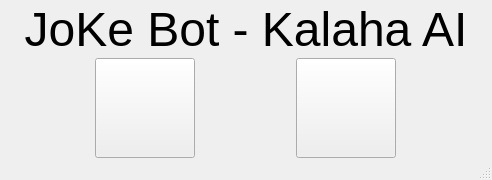
<?xml version="1.0" encoding="UTF-8"?>
<ui version="4.0">
 <class>KalahaQtClass</class>
 <widget class="QMainWindow" name="KalahaQtClass">
  <property name="geometry">
   <rect>
    <x>0</x>
    <y>0</y>
    <width>492</width>
    <height>180</height>
   </rect>
  </property>
  <property name="windowTitle">
   <string>KalahaQt</string>
  </property>
  <widget class="QWidget" name="centralWidget">
   <layout class="QGridLayout" name="gridLayout">
    <property name="leftMargin">
     <number>0</number>
    </property>
    <property name="topMargin">
     <number>0</number>
    </property>
    <property name="rightMargin">
     <number>0</number>
    </property>
    <property name="bottomMargin">
     <number>0</number>
    </property>
    <property name="spacing">
     <number>0</number>
    </property>
    <item row="0" column="0" colspan="2">
     <widget class="QLabel" name="label">
      <property name="maximumSize">
       <size>
        <width>16777215</width>
        <height>100</height>
       </size>
      </property>
      <property name="font">
       <font>
        <pointsize>36</pointsize>
       </font>
      </property>
      <property name="text">
       <string>JoKe Bot - Kalaha AI</string>
      </property>
      <property name="alignment">
       <set>Qt::AlignCenter</set>
      </property>
     </widget>
    </item>
    <item row="1" column="0" colspan="2">
     <layout class="QHBoxLayout" name="horizontalLayout">
      <item>
       <widget class="QPushButton" name="pushButton_connect">
        <property name="minimumSize">
         <size>
          <width>100</width>
          <height>100</height>
         </size>
        </property>
        <property name="maximumSize">
         <size>
          <width>100</width>
          <height>100</height>
         </size>
        </property>
        <property name="text">
         <string/>
        </property>
        <property name="icon">
         <iconset>
          <normaloff>Resources/connect.png</normaloff>Resources/connect.png</iconset>
        </property>
        <property name="iconSize">
         <size>
          <width>100</width>
          <height>100</height>
         </size>
        </property>
       </widget>
      </item>
      <item>
       <widget class="QPushButton" name="pushButton_disconnect">
        <property name="minimumSize">
         <size>
          <width>100</width>
          <height>100</height>
         </size>
        </property>
        <property name="maximumSize">
         <size>
          <width>100</width>
          <height>100</height>
         </size>
        </property>
        <property name="text">
         <string/>
        </property>
        <property name="icon">
         <iconset>
          <normaloff>Resources/exit.png</normaloff>Resources/exit.png</iconset>
        </property>
        <property name="iconSize">
         <size>
          <width>100</width>
          <height>100</height>
         </size>
        </property>
       </widget>
      </item>
     </layout>
    </item>
   </layout>
  </widget>
  <widget class="QStatusBar" name="statusBar"/>
  <action name="actionNew_game">
   <property name="text">
    <string>Connect...</string>
   </property>
  </action>
  <action name="actionExit">
   <property name="text">
    <string>Exit</string>
   </property>
  </action>
  <action name="actionConnect">
   <property name="text">
    <string>Connect...</string>
   </property>
  </action>
  <action name="actionExit_2">
   <property name="text">
    <string>Exit</string>
   </property>
  </action>
 </widget>
 <layoutdefault spacing="6" margin="11"/>
 <resources>
  <include location="Kalahaqt.qrc"/>
 </resources>
 <connections/>
</ui>
